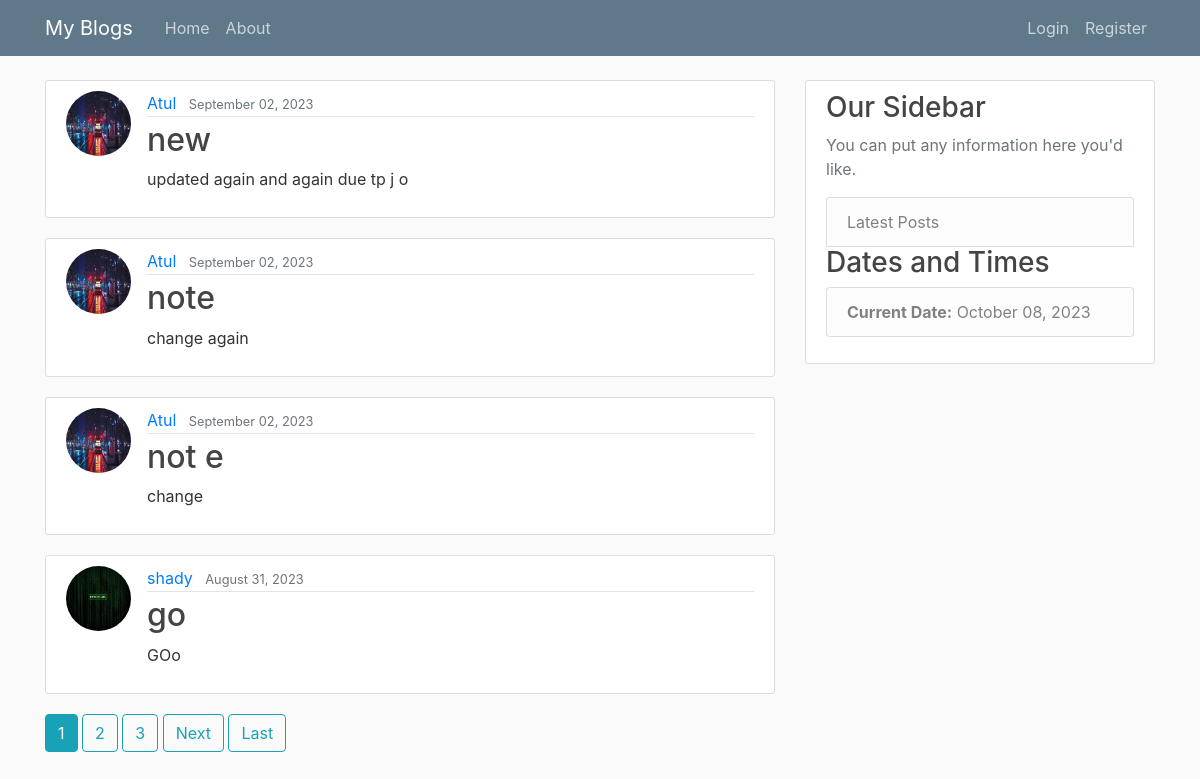
Page /Blog/home/ on the committed database.
### blog/models.py (models this page shows, shortened)
class Post(models.Model):
    title = models.CharField(max_length=100)
    content = models.TextField()  # content can be of any length so we use textfield
    date_posted = models.DateTimeField(default=timezone.now)
    author = models.ForeignKey(User, on_delete=models.CASCADE)
    image = models.ImageField(upload_to='post_images',default='')

### users/models.py (models this page shows, shortened)
class profile(models.Model):
    user = models.OneToOneField(User,on_delete=models.CASCADE)
    facebook_link = models.URLField(blank=True, null=True)
    twitter_link = models.URLField(blank=True, null=True)
    github_link = models.URLField(blank=True, null=True)
    image = models.ImageField( default='profile_pics/default.jpg',  # Relative to MEDIA_ROOT
        upload_to='profile_pics',
        blank=True,
        null=True
    )

### blog/views.py (the view)
# urls.py: path('home/', PostListView.as_view(), name='blog-home'),
class PostListView(ListView):
    model = Post
    template_name = 'blog/home.html'
    context_object_name ='posts'
    ordering = ['-date_posted']
    paginate_by=4

### blog/current_datetime.py (called while the page is built)
def current_datetime(request):
    return {'current_datetime': datetime.now()}

### blog/templates/blog/home.html (shortened to what this page needs)
{% extends "blog/base.html" %}
{% load crispy_forms_tags %}
{% block content %}
    {% for post in posts %}
    <article class="media content-section">
      <img class="rounded-circle article-img"   src=" {{ post.author.profile.image.url }}" >
        <div class="media-body">
          <div class="article-metadata">
            <a class="mr-2" href="{% url 'user-posts' post.author.username %}">{{ post.author }}</a>
            <small class="text-muted">{{ post.date_posted|date:"F d, Y" }}</small>
          </div>
          <h2><a class="article-title" href="{% url 'post-detail' post.id %}">{{ post.title }}</a></h2>
          <p class="article-content">{{ post.content }}</p>
        </div>
      </article>
    {% endfor %}
    {% if is_paginated %}
    {% for num in page_obj.paginator.page_range %}
    {% if page_obj.number == num %}
     <a class="btn btn-info mb-4" href="?page={{ num }}">{{ num }}</a>
     {% elif num > page_obj.number|add:'-3' and num < page_obj.number|add:'3' %}
     <a class="btn btn-outline-info mb-4" href="?page={{ num }}">{{ num }}</a>
    {% endif %}
   {% endfor %}
   {% if page_obj.has_next %}
   <a class="btn btn-outline-info mb-4" href="?page={{ page_obj.next_page_number }}">Next</a>
   <a class="btn btn-outline-info mb-4" href="?page={{ page_obj.paginator.num_pages }}">Last</a>
   {% endif %}
  {% endif %}
{% endblock content %}

### blog/static/blog/main.css (style rules this page uses)
body { background: #fafafa; color: #333333; margin-top: 5rem; }
h1, h2, h3, h4, h5, h6 { color: #444444; }
.content-section { background: #ffffff; padding: 10px 20px; border: 1px solid #dddddd; border-radius: 3px; margin-bottom: 20px; }
.article-title { color: #444444; }
.article-content { white-space: pre-line; }
.article-img { height: 65px; width: 65px; margin-right: 16px; }
.article-metadata { padding-bottom: 1px; margin-bottom: 4px; border-bottom: 1px solid #e3e3e3 }

### rows in the picture
Post: author.profile.image (picture), author "Atul", date_posted "September 02, 2023", title "new", content "updated again and again due tp j o"
Post: author.profile.image (picture), author "Atul", date_posted "September 02, 2023", title "note", content "change again"
Post: author.profile.image (picture), author "Atul", date_posted "September 02, 2023", title "not e", content "change"
Post: author.profile.image (placeholder picture), author "shady", date_posted "August 31, 2023", title "go", content "GOo"

### other values in the picture
{{ num }} "1"
{{ num }} "2" "3"
